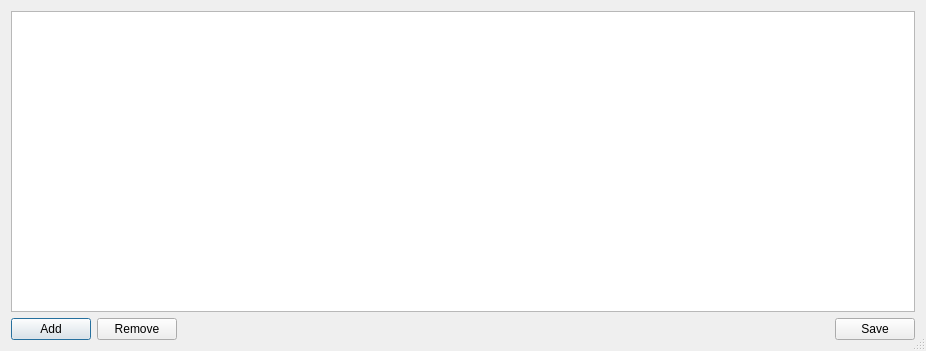
<?xml version="1.0" encoding="UTF-8"?>
<ui version="4.0">
 <class>StadiumEdit</class>
 <widget class="QDialog" name="StadiumEdit">
  <property name="geometry">
   <rect>
    <x>0</x>
    <y>0</y>
    <width>926</width>
    <height>351</height>
   </rect>
  </property>
  <property name="windowTitle">
   <string>Edit Stadiums</string>
  </property>
  <property name="sizeGripEnabled">
   <bool>true</bool>
  </property>
  <property name="modal">
   <bool>false</bool>
  </property>
  <layout class="QVBoxLayout" name="verticalLayout">
   <item>
    <widget class="QTableView" name="stadiumTable">
     <property name="sizePolicy">
      <sizepolicy hsizetype="Expanding" vsizetype="Expanding">
       <horstretch>0</horstretch>
       <verstretch>0</verstretch>
      </sizepolicy>
     </property>
     <property name="minimumSize">
      <size>
       <width>0</width>
       <height>0</height>
      </size>
     </property>
     <property name="horizontalScrollBarPolicy">
      <enum>Qt::ScrollBarAsNeeded</enum>
     </property>
     <property name="sizeAdjustPolicy">
      <enum>QAbstractScrollArea::AdjustIgnored</enum>
     </property>
     <property name="editTriggers">
      <set>QAbstractItemView::DoubleClicked|QAbstractItemView::EditKeyPressed</set>
     </property>
     <property name="tabKeyNavigation">
      <bool>true</bool>
     </property>
     <property name="showDropIndicator" stdset="0">
      <bool>false</bool>
     </property>
     <property name="dragDropOverwriteMode">
      <bool>false</bool>
     </property>
     <property name="selectionMode">
      <enum>QAbstractItemView::SingleSelection</enum>
     </property>
     <property name="selectionBehavior">
      <enum>QAbstractItemView::SelectItems</enum>
     </property>
     <property name="sortingEnabled">
      <bool>true</bool>
     </property>
     <property name="cornerButtonEnabled">
      <bool>false</bool>
     </property>
     <attribute name="horizontalHeaderDefaultSectionSize">
      <number>100</number>
     </attribute>
     <attribute name="horizontalHeaderHighlightSections">
      <bool>false</bool>
     </attribute>
     <attribute name="horizontalHeaderStretchLastSection">
      <bool>true</bool>
     </attribute>
     <attribute name="verticalHeaderVisible">
      <bool>false</bool>
     </attribute>
     <attribute name="verticalHeaderHighlightSections">
      <bool>false</bool>
     </attribute>
    </widget>
   </item>
   <item>
    <layout class="QHBoxLayout" name="horizontalButtonLayout">
     <property name="topMargin">
      <number>0</number>
     </property>
     <item>
      <widget class="QPushButton" name="addButton">
       <property name="text">
        <string>Add</string>
       </property>
      </widget>
     </item>
     <item>
      <widget class="QPushButton" name="removeButton">
       <property name="text">
        <string>Remove</string>
       </property>
      </widget>
     </item>
     <item>
      <spacer name="horizontalSpacer">
       <property name="orientation">
        <enum>Qt::Horizontal</enum>
       </property>
       <property name="sizeHint" stdset="0">
        <size>
         <width>40</width>
         <height>20</height>
        </size>
       </property>
      </spacer>
     </item>
     <item>
      <widget class="QPushButton" name="saveButton">
       <property name="text">
        <string>Save</string>
       </property>
      </widget>
     </item>
    </layout>
   </item>
  </layout>
 </widget>
 <layoutdefault spacing="6" margin="11"/>
 <resources/>
 <connections/>
</ui>
